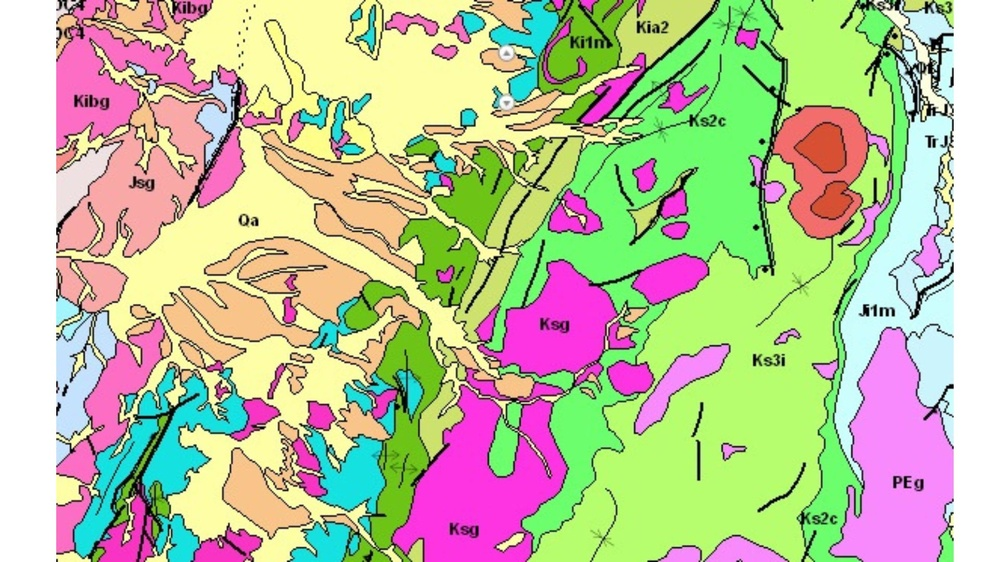
#> input picture 4.jpg, 1000 x 562 px, shrunk from 1920 x 1080 before the run, found by its file name
$ jupyter execute sim_prototype.ipynb
#> lines starting #> are read from the running program, lines starting #| are printed output that depends on the picture; after the words box and inside, x2 and y2 are one past the last pixel; in counts of white or black regions, pixels touching at a corner belong together
#> further down, load_image is the input picture: shape (562, 1000, 3); mean B, G, R 155.2, 193.1, 187.7
### backend/colorblind_library_copy.py
"""
Main module - set of functions that simulate or correct colorblindness for images
as described in
https://www.researchgate.net/publication/326626897_Smartphone_Based_Image_Color_Correction_for_Color_Blindness
"""
import numpy as np
import cv2

## LMS Daltonization
def rgb_to_lms(img):
    """
    lms_matrix = np.array(
        [[17.8824, 43.5161, 4.11935],
        [3.45565, 27.1554, 3.86714],
        [0.0299566, 0.184309, 1.46709]
        ]
        )
    """
    lms_matrix = np.array(
        [[0.3904725 , 0.54990437, 0.00890159],
        [0.07092586, 0.96310739, 0.00135809],
        [0.02314268, 0.12801221, 0.93605194]]
        )
    return np.tensordot(img, lms_matrix, axes=([2], [1]))

def lms_to_rgb(img):
    """
    rgb_matrix = np.array(
        [[0.0809444479, -0.130504409, 0.116721066],
        [0.113614708, -0.0102485335, 0.0540193266],
        [-0.000365296938, -0.00412161469, 0.693511405]
        ]
        )
    """
    rgb_matrix = np.array(
        [[ 2.85831110e+00, -1.62870796e+00, -2.48186967e-02],
        [-2.10434776e-01,  1.15841493e+00,  3.20463334e-04],
        [-4.18895045e-02, -1.18154333e-01,  1.06888657e+00]]
        )
    return np.tensordot(img, rgb_matrix, axes=([2], [1]))

def simulate_colorblindness(img, colorblind_type):
    lms_img = rgb_to_lms(img)
    if colorblind_type.lower() in ['protanopia', 'p', 'pro']:
        sim_matrix = np.array([[0, 0.90822864, 0.008192], [0, 1, 0], [0, 0, 1]], dtype=np.float16)
    elif colorblind_type.lower() in ['deuteranopia', 'd', 'deut']:
        sim_matrix =  np.array([[1, 0, 0], [1.10104433,  0, -0.00901975], [0, 0, 1]], dtype=np.float16)
    elif colorblind_type.lower() in ['tritanopia', 't', 'tri']:
        sim_matrix = np.array([[1, 0, 0], [0, 1, 0], [-0.15773032,  1.19465634, 0]], dtype=np.float16)
    else:
        raise ValueError('{} is an unrecognized colorblindness type.'.format(colorblind_type))
    lms_img = np.tensordot(lms_img, sim_matrix, axes=([2], [1]))
    rgb_img = lms_to_rgb(lms_img)
    return rgb_img.astype(np.uint8)

def daltonize_correct(img, colorblind_type):
    colorblind_img = simulate_colorblindness(img, colorblind_type=colorblind_type)
    error_matrix = img - colorblind_img
    correction_matrix = np.array(
            [[0.0, 0.0, 0.0],
            [0.7, 1.0, 0.0],
            [0.7, 0.0, 1.0]]
            )
    corrected_error_matrix = np.tensordot(error_matrix, correction_matrix, axes=([2], [1]))
    return img + corrected_error_matrix

## color-blind filter service (CBFS) algorithm
# I couldn't find any implementations
# so this is my best guess
# see https://www.researchgate.net/publication/221023903_Efficient_edge-services_for_colorblind_users
# [36 lines left out: functions cbfs_correct, lab_correct, not called in this run]

## HSV Color Shifting Algorithm

# hsv and rgb conversions from
# https://stackoverflow.com/questions/27041559/rgb-to-hsv-python-change-hue-continuously

def rgb_to_hsv(rgb):
    # Translated from source of colorsys.rgb_to_hsv
    # r,g,b should be a numpy arrays with values between 0 and 255
    # rgb_to_hsv returns an array of floats between 0.0 and 1.0.
    rgb = rgb.astype('float')
    hsv = np.zeros_like(rgb)
    # in case an RGBA array was passed, just copy the A channel
    hsv[..., 3:] = rgb[..., 3:]
#> hsv: shape (562, 1000, 3) float64; every value is 0
    r, g, b = rgb[..., 0], rgb[..., 1], rgb[..., 2]
    maxc = np.max(rgb[..., :3], axis=-1)
    minc = np.min(rgb[..., :3], axis=-1)
    hsv[..., 2] = maxc
    mask = maxc != minc
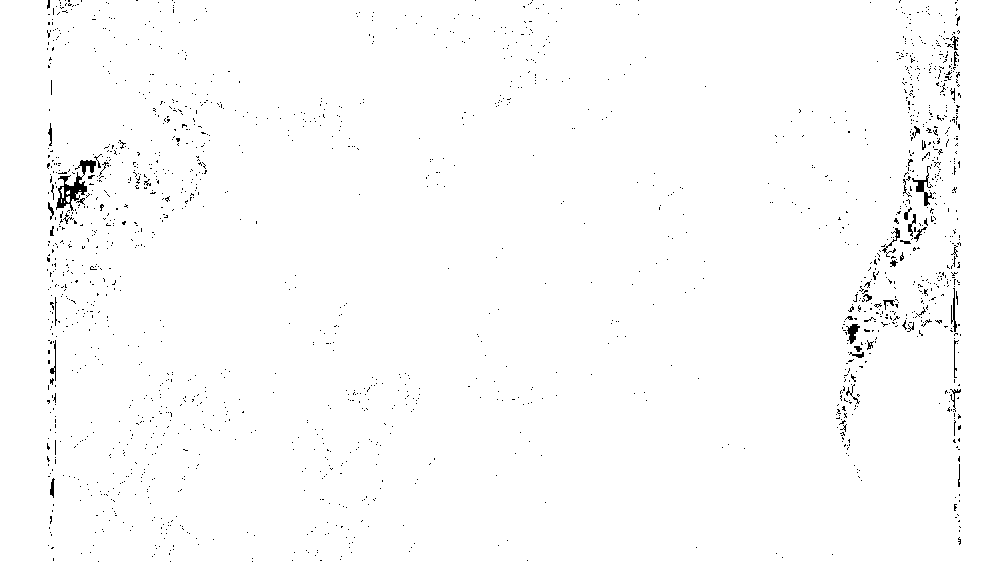
#> mask: shape (562, 1000) bool; 98.8% white; black in thin lines or dots
    hsv[mask, 1] = (maxc - minc)[mask] / maxc[mask]
    rc = np.zeros_like(r)
    gc = np.zeros_like(g)
    bc = np.zeros_like(b)
    rc[mask] = (maxc - r)[mask] / (maxc - minc)[mask]
    gc[mask] = (maxc - g)[mask] / (maxc - minc)[mask]
    bc[mask] = (maxc - b)[mask] / (maxc - minc)[mask]
#> bc: shape (562, 1000) float64; values 0 (black) and 1 (white), 64.8% white; 330 black regions (240 under 20 px), largest, box (x1, y1, x2, y2) and area: (0, 0, 280, 562) 70321, (830, 0, 1000, 562) 60938, (392, 368, 568, 562) 18878
    hsv[..., 0] = np.select(
        [r == maxc, g == maxc], [bc - gc, 2.0 + rc - bc], default=4.0 + gc - rc)
    hsv[..., 0] = (hsv[..., 0] / 6.0) % 1.0
    return hsv

def hsv_to_rgb(hsv):
    # Translated from source of colorsys.hsv_to_rgb
    # h,s should be a numpy arrays with values between 0.0 and 1.0
    # v should be a numpy array with values between 0.0 and 255.0
    # hsv_to_rgb returns an array of uints between 0 and 255.
    rgb = np.empty_like(hsv)
    rgb[..., 3:] = hsv[..., 3:]
    h, s, v = hsv[..., 0], hsv[..., 1], hsv[..., 2]
    i = (h * 6.0).astype('uint8')
    f = (h * 6.0) - i
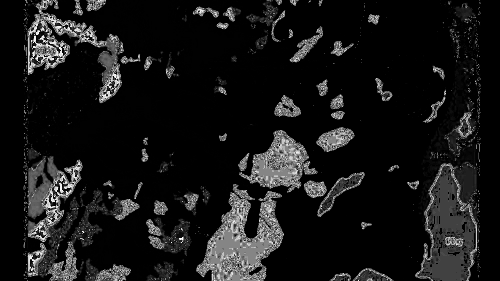
#> f: shape (562, 1000) float64 (shown at 1/2 size); 0.06% of the values are NaN or infinite; the others: min 0, max 1, mean 0.0902; drawn with min black, max white, NaN and infinite black
    p = v * (1.0 - s)
    q = v * (1.0 - s * f)
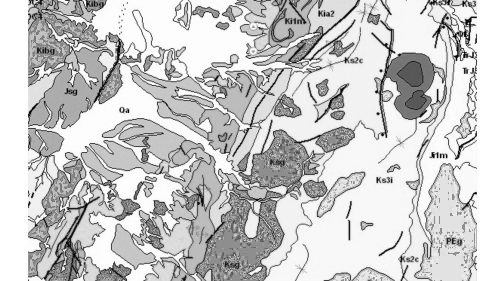
#> q: shape (562, 1000) float64 (shown at 1/2 size); 0.06% of the values are NaN or infinite; the others: min 255, max 65025, mean 51529.4; drawn with min black, max white, NaN and infinite black
    t = v * (1.0 - s * (1.0 - f))
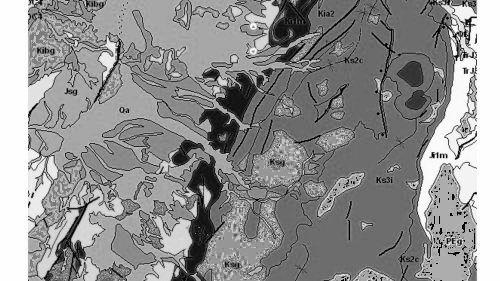
#> t: shape (562, 1000) float64 (shown at 1/2 size); 0.06% of the values are NaN or infinite; the others: min 0, max 64803.4, mean 36733.6; drawn with min black, max white, NaN and infinite black
    i = i % 6
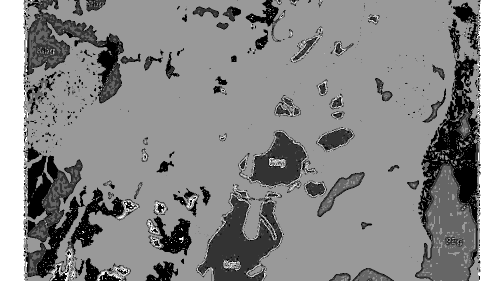
#> i: shape (562, 1000) (shown at 1/2 size); min 0, max 5, mean 2.69; drawn with min black and max white
    conditions = [s == 0.0, i == 1, i == 2, i == 3, i == 4, i == 5]
    rgb[..., 0] = np.select(conditions, [v, q, p, p, t, v], default=v)
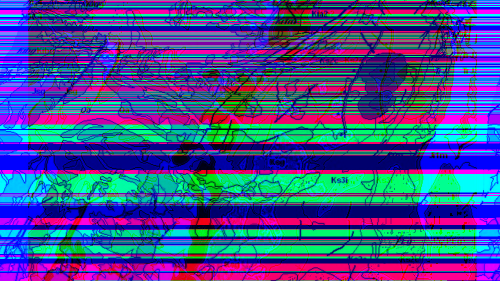
#> rgb: shape (562, 1000, 3) float64 (shown at 1/2 size); mean of channels 0, 1, 2 36502.5, 19285.3, 17050.8; drawn with min black and max white
    rgb[..., 1] = np.select(conditions, [v, v, v, q, p, p], default=t)
#> rgb: shape (562, 1000, 3) float64; 0.01% of the values are NaN or infinite; the others: min 0, max 65025, mean 35440.2
    rgb[..., 2] = np.select(conditions, [v, p, t, v, v, q], default=p)
#> rgb: shape (562, 1000, 3) float64; 0.01% of the values are NaN or infinite; the others: min 0, max 65025, mean 46330.5
    return rgb.astype('uint8')
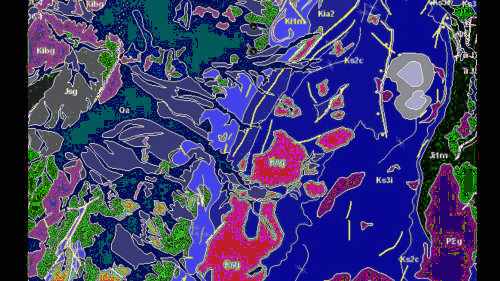
#> returned value: shape (562, 1000, 3) (shown at 1/2 size); mean of channels 0, 1, 2 108.9, 58.4, 60.1; drawn as B, G, R

def hsv_color_correct(img, colorblind_type='deuteranopia'):
    rgb_img = img/255

    hsv_img = rgb_to_hsv(img)
    if colorblind_type in ['deuteranopia ', 'protanopia', 'deut', 'pro', 'd', 'p']:
        green_ratio = (hsv_img[..., 0] - (60/360))/rgb_img[..., 1]
        blue_range = green_ratio*rgb_img[..., 2]
        hsv_img[..., 0] = 0.5 + blue_range
    elif colorblind_type in ['tritanopia', 't', 'tri']:
        blue_ratio = (hsv_img[..., 0] - (60/360))/rgb_img[..., 2]
        green_range = blue_ratio*rgb_img[..., 1]
        hsv_img[..., 0] = (120/360) + green_range
    hsv_img[..., 0] = np.where(
        hsv_img[..., 0] > 1.0,
        hsv_img[..., 0] - 1.0,
        hsv_img[..., 0]
        )
    hsv_img[..., 0] = np.where(
        hsv_img[..., 0] < 0.0,
        hsv_img[..., 0] + 1.0,
        hsv_img[..., 0]
        )
    hsv_img[..., 2] = hsv_img[..., 2] * 255
    rgb_img = hsv_to_rgb(hsv_img)
    return rgb_img

### backend/sim_prototype.ipynb
[cell 1]
import colorblind_library_copy
import cv2
import matplotlib.pyplot as plt

#cargar aqui imagen que se quiere simular
load_image = cv2.imread('4.jpg')
load_image = cv2.cvtColor(load_image,cv2.COLOR_BGR2RGB)
plt.imshow(load_image)

### Protanopia

[cell 2]
simulated_img_p = colorblind_library_copy.simulate_colorblindness(load_image, colorblind_type = 'protanopia')
plt.imshow(simulated_img_p)

### Deuteranopia

[cell 3]
simulated_img_d = colorblind_library_copy.simulate_colorblindness(load_image, colorblind_type = 'deuteranopia')
plt.imshow(simulated_img_d)

### Tritanopia

[cell 4]
simulated_img_t = colorblind_library_copy.simulate_colorblindness(load_image, colorblind_type = 'Tritanopia')
plt.imshow(simulated_img_t)

## Corrección de imágenes por HSV

[cell 5]
hsv_corrected = colorblind_library_copy.hsv_color_correct(simulated_img_p, colorblind_type = 'protanopia')

plt.imshow(hsv_corrected)

[cell 6]
hsv_corrected = colorblind_library_copy.hsv_color_correct(simulated_img_d, colorblind_type='deuteranopia')
#> call 2 of hsv_color_correct, with colorblind_type = 'deuteranopia'
#> in hsv_color_correct (call 2), `rgb_img = img/255`:
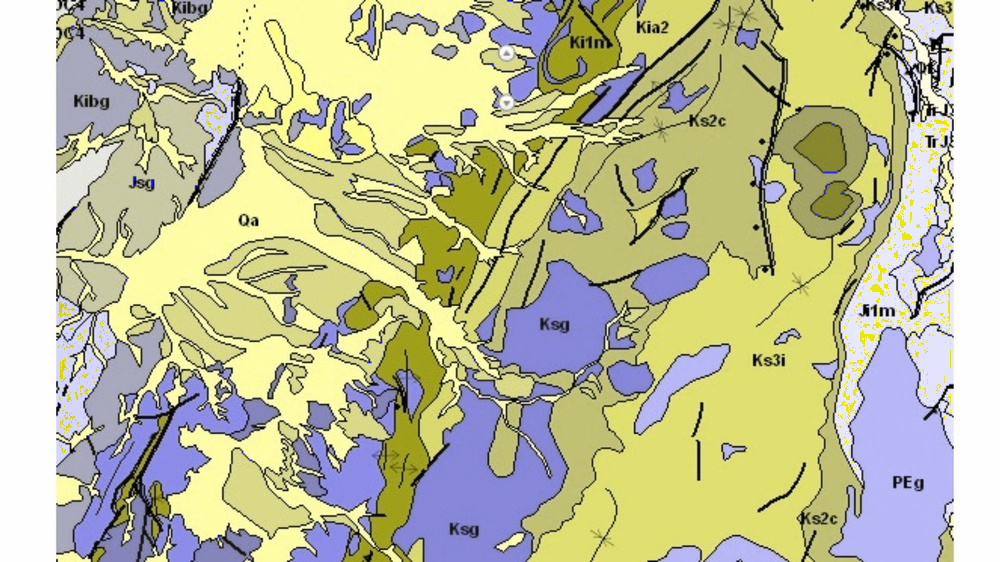
#> rgb_img: shape (562, 1000, 3) float64; mean R, G, B 0.747, 0.746, 0.603

plt.imshow(hsv_corrected)

[cell 7]
hsv_corrected = colorblind_library_copy.hsv_color_correct(simulated_img_t, colorblind_type='tritanopia')

plt.imshow(hsv_corrected)

## Corrección a través de Daltonize

[cell 8]
daltonized_img = colorblind_library_copy.daltonize_correct(simulated_img_p, colorblind_type='protanopia')
plt.imshow(daltonized_img)

[cell 9]
daltonized_img = colorblind_library_copy.daltonize_correct(simulated_img_d, colorblind_type='deuteranopia')
plt.imshow(daltonized_img)

[cell 10]
daltonized_img = colorblind_library_copy.daltonize_correct(simulated_img_t, colorblind_type='tritanopia')
plt.imshow(daltonized_img)

$ run again, with 3.jpg copied over 4.jpg
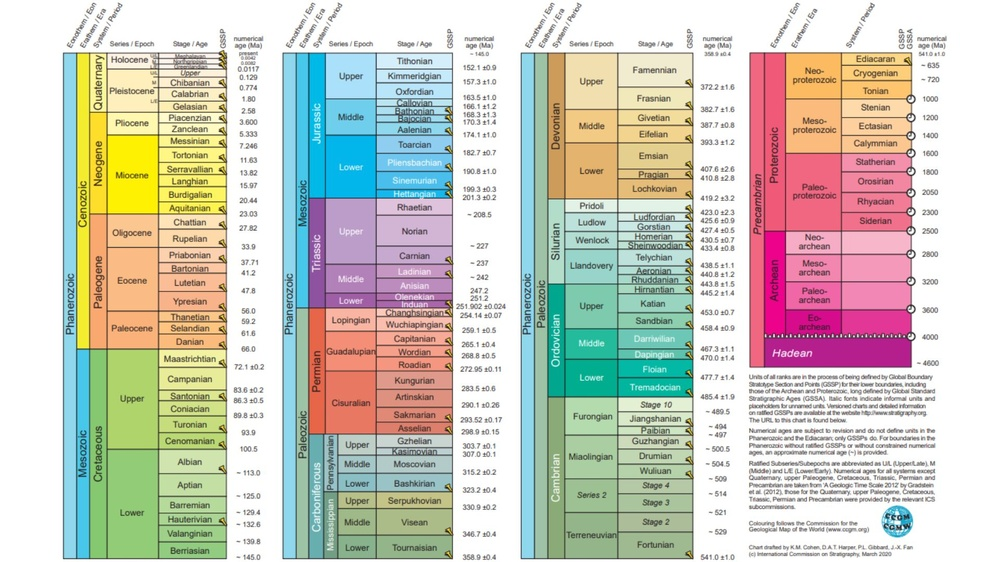
#> input picture 3.jpg, 1000 x 562 px, shrunk from 1920 x 1080 before the run, found by its file name
#> load_image is the input picture: shape (562, 1000, 3); mean B, G, R 191.5, 203, 204.4
#> in rgb_to_hsv, `mask = maxc != minc`:
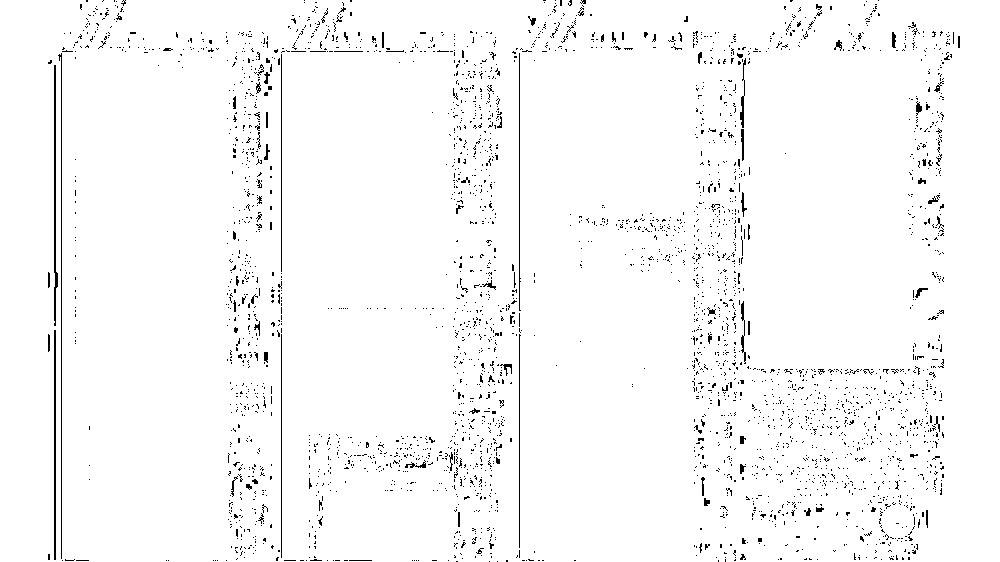
#> mask: shape (562, 1000) bool; 97.4% white; black in thin lines or dots
#> bc: shape (562, 1000) float64; values 0 (black) and 1 (white), 46.9% white; 815 white regions (561 under 20 px), largest, box (x1, y1, x2, y2) and area: (520, 0, 746, 562) 88483, (72, 0, 272, 562) 82926, (296, 270, 480, 561) 25019
#> in hsv_color_correct, `green_ratio = (hsv_img[..., 0] - (60/360))/rgb_img[..., 1]`:
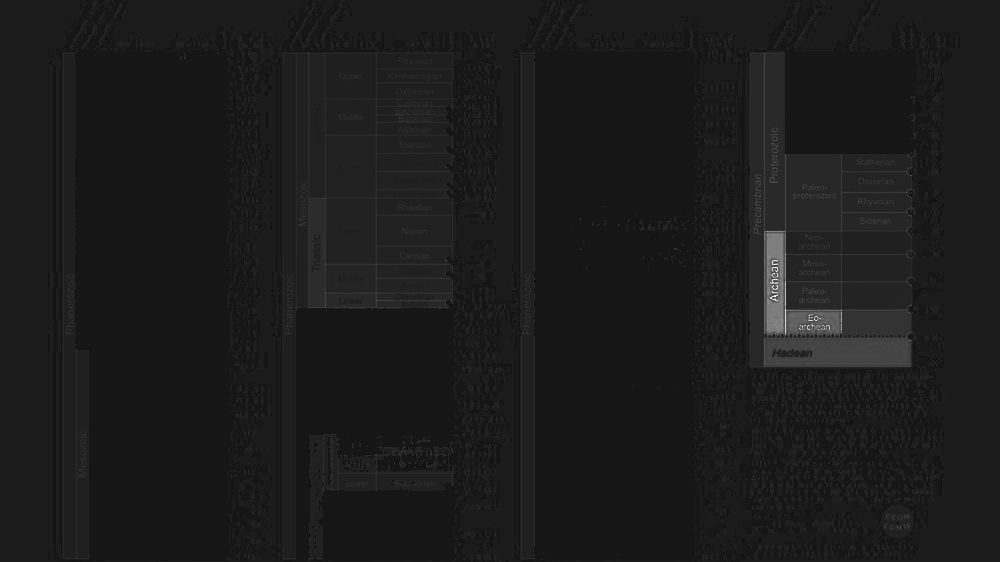
#> green_ratio: shape (562, 1000) float64; min -1.57, max 15.94, mean 0.347; drawn with min black and max white

$ run again, with metro_example_lines.jpg copied over 4.jpg
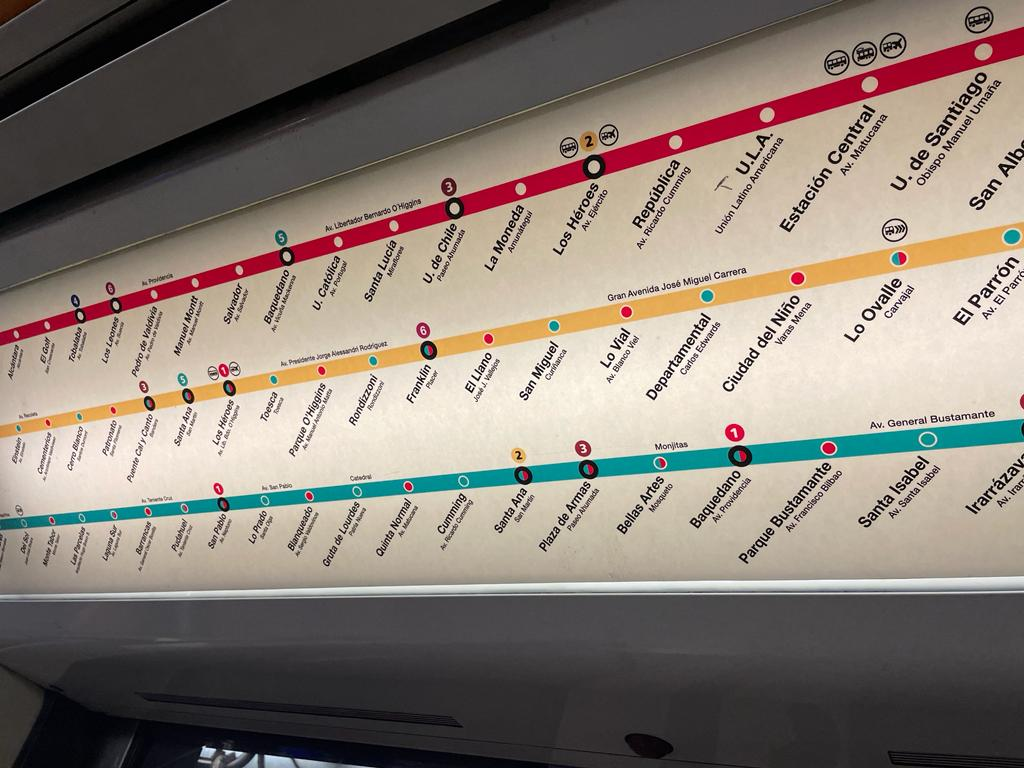
#> input picture metro_example_lines.jpg, 1024 x 768 px, found by its file name
#> load_image is the input picture: shape (768, 1024, 3); mean B, G, R 116.9, 125.8, 136.1
#> in rgb_to_hsv, `r, g, b = rgb[..., 0], rgb[..., 1], rgb[..., 2]`:
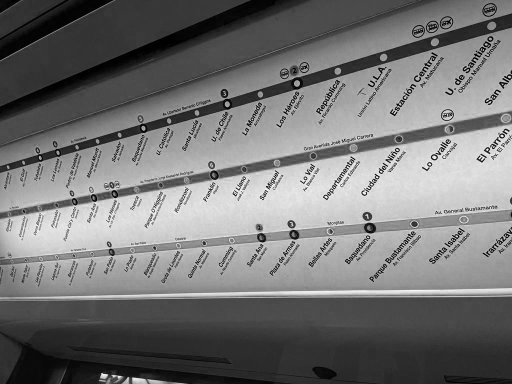
#> b: shape (768, 1024) float64 (shown at 1/2 size); min 0, max 255, mean 116.9
#> in rgb_to_hsv, `hsv[..., 2] = maxc`:
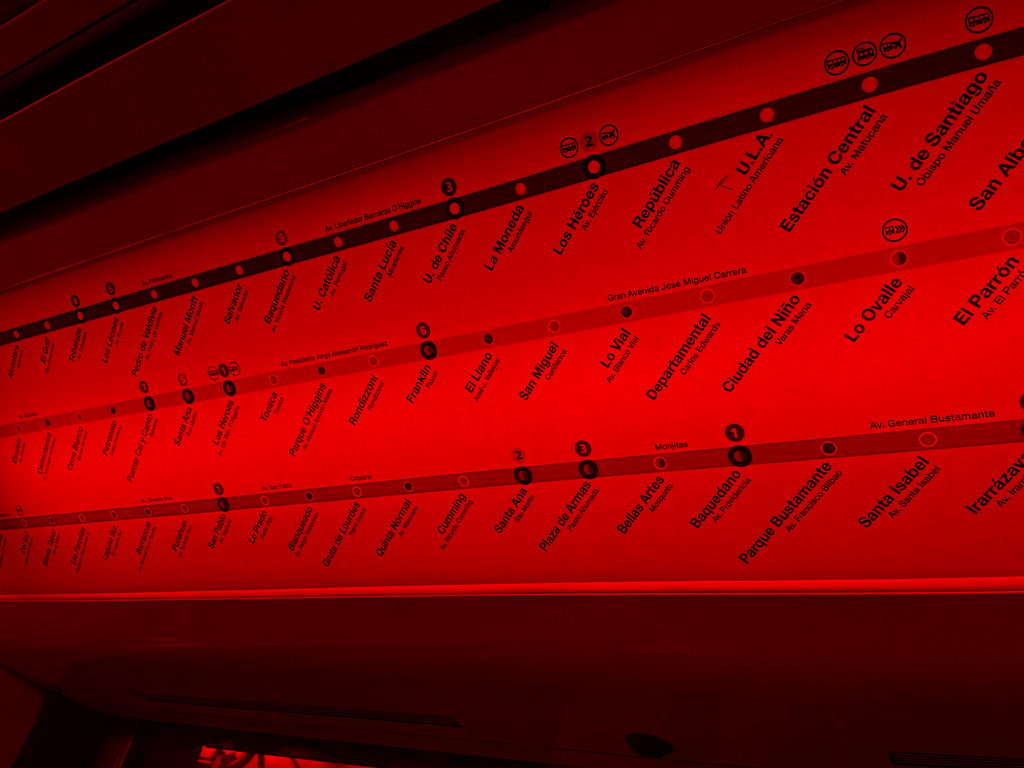
#> hsv: shape (768, 1024, 3) float64; mean of channels 0, 1, 2 0, 0, 127.6; drawn as B, G, R
